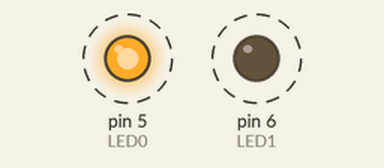
Bench run of a sketch on a simulated Arduino Uno, built with avr-gcc and run on an emulated ATmega328P. Parts: output pins drawn as LEDs (lit = HIGH). Dashed ring = blinking.

Above: at 0.2 s.
Timing chart, 0 to 3.5 s (numbered marks = the images above):
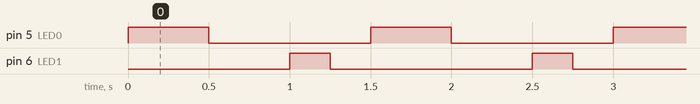

The sketch:

blink-01-multiBlinkBad.ino
```cpp
int LED0 = 5;
int LED1 = 6;

void setup() {
  pinMode(LED0, OUTPUT);
  pinMode(LED1, OUTPUT);
}

void loop() {
  digitalWrite(LED0, HIGH);
  delay(500);
  digitalWrite(LED0, LOW);
  delay(500);

  digitalWrite(LED1, HIGH);
  delay(250);
  digitalWrite(LED1, LOW);
  delay(250);
}
```

Measured:
- by itself, pin 5 (LED0): alternates HIGH for 0.50 s and LOW for 1.0 s
- by itself, pin 6 (LED1): alternates HIGH for 0.25 s and LOW for 1.3 s
- by itself, everything shown: repeats every 1.5 s, in 4 steps
